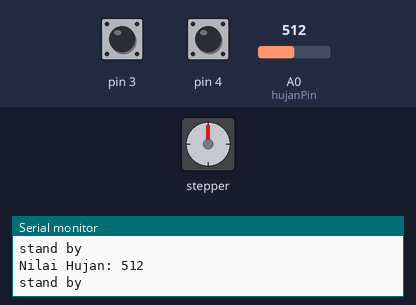
The sketch below on a simulated Arduino Uno, built with avr-gcc and run on an emulated ATmega328P. Parts: stepper motor, the last lines printed to the serial monitor. Inputs (shaded band) come from the test bench; at power-on: A0 (hujanPin) = 512, pin 3 HIGH, pin 4 HIGH. Stepper angles assume 200 steps per turn.

Above: at 1.2 s.
1.3 s: A0 (hujanPin) set to 488
At 1.46 s:
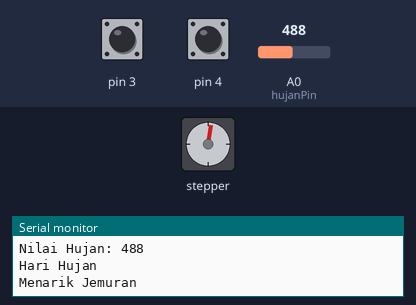
At 3.93 s:
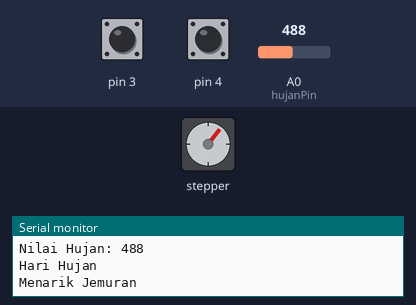
13.3 s: A0 (hujanPin) set to 710
16.3 s: A0 (hujanPin) set to 685
17.9 s: A0 (hujanPin) set to 716
At 18.05 s:
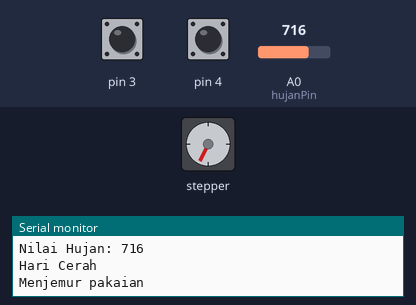
Timing chart, 0 to 21.9 s (numbered marks = the images above; inputs shaded):
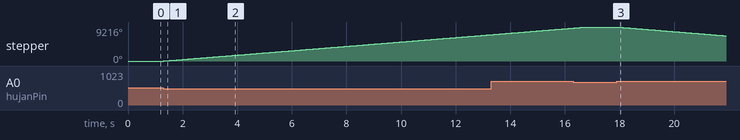

The sketch:

jemuran_otomatis_arduino_s_hujan_dan_steppper.ino
```cpp
#include <Stepper.h> //Library Stepper Motor https://drive.google.com/file/d/1yaPMGvbOj1XMqMPOfGdn0PVZwmX8Qxc7/view?usp=drive_link

const int stepsPerRevolution = 200;  //Sesuaikan step

//Inisialisasi Pin in1 = 8, in2 = 9, in3 = 10, in4 = 11.
Stepper myStepper(stepsPerRevolution, 8, 10, 9, 11);

#define button1 digitalRead(3)==0
#define button2 digitalRead(4)==0

const int hujanPin = A0;  // Pin analog tempat sensor hujan terhubung
int hujan = 0;
int cerah = 1;
int aman = 2;
int kondisi = hujan;


void setup() {
  Serial.begin(9600); //memulai serial monitor

  pinMode(3, INPUT_PULLUP);
  pinMode(4, INPUT_PULLUP);

  pinMode(hujanPin, INPUT);

  myStepper.setSpeed(100); //mengatur kecepatan atau speed dari motor stepper
}

void loop() {

  int hujanValue = analogRead(hujanPin);
  Serial.print("Nilai Hujan: ");
  Serial.println(hujanValue);

  if (hujanValue <= 500 && kondisi == hujan) {
    Serial.println("Hari Hujan");
    Serial.println("Menarik Jemuran");
    myStepper.step(5120);// memutar 360 derajat untuk 2048 dan 180 derajat untuk 1024
    delay(1000);
    kondisi = cerah;
  } else if (hujanValue >= 700 && kondisi == cerah) {
    Serial.println("Hari Cerah");
    Serial.println("Menjemur pakaian");
    myStepper.step(-5120); // memutar -360 derajat untuk -2048 dan -180 derajat untuk -1024
    delay(1000);
    kondisi = hujan;
  }

  if (button1) {
    while (button1) {
      //Serial.println("Menarik pakaian");
      myStepper.step(1);
      kondisi = aman;
    }
  }

  if (button2) {
    while (button2) {
      //Serial.println("Menjemur pakaian");
      myStepper.step(-1);
      kondisi = hujan;
    }
  }

  Serial.println("stand by");
  delay(100);
}
```

Measured:
- the behaviour switches between 501 and 500 on A0 (hujanPin) (found by bisection; images 0 and 1)
- after the input at 1.3 s, stepper: keeps turning clockwise at about 596°/s, starting at once
- after the input at 17.9 s, stepper: keeps turning counter-clockwise at about 598°/s, starting at once
